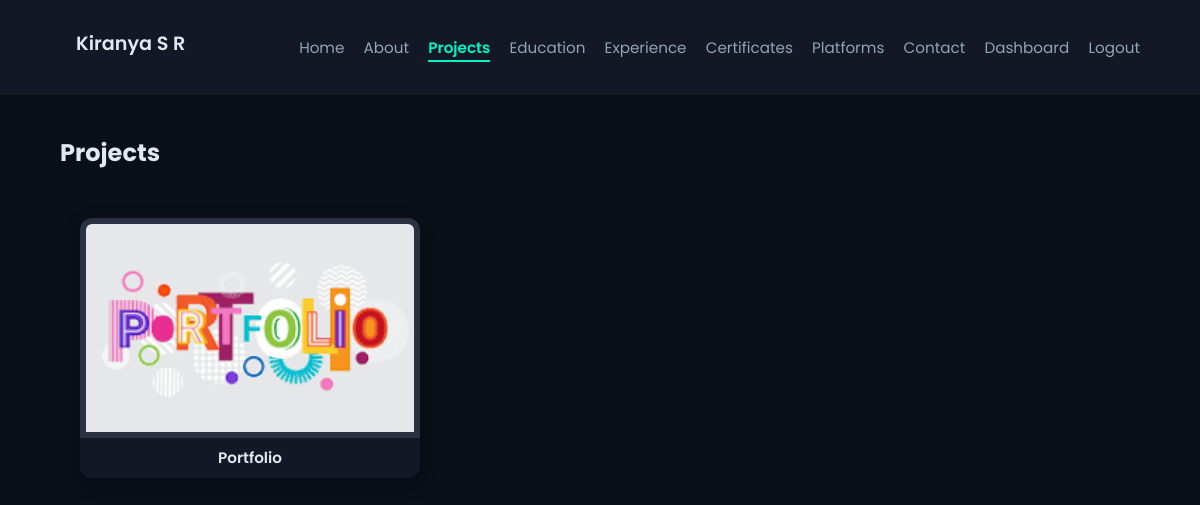
Screenshot of /projects (signed in) with the database file from the repository.
### tables this page shows
CREATE TABLE projects (
    id INTEGER PRIMARY KEY AUTOINCREMENT, title TEXT, description TEXT, tech_stack TEXT,
    github TEXT, demo TEXT, image TEXT, outcome TEXT, tools TEXT, use_case TEXT
);

### app.py (the view)
@app.route('/projects')
def projects():
    conn = get_db_connection()
    c = conn.cursor()
    c.execute('SELECT * FROM projects')
    projects_list = [{'id': r[0], 'title': r[1], 'description': r[2], 'tech_stack': r[3], 'github': r[4], 'demo': r[5], 'image': r[6], 'outcome': r[7], 'tools': r[8], 'use_case': r[9]} for r in c.fetchall()]
    conn.close()
    return render_template('projects.html', projects=projects_list)

### app.py (called while the page is built)
def get_db_connection():
    return sqlite3.connect(DATABASE_PATH)

### templates/projects.html (shortened to what this page needs)
{% extends "layout.html" %}
{% block content %}
<link rel="stylesheet" href="{{ url_for('static', filename='css/projects.css') }}">
<h2 class="projects-heading">Projects</h2>
<div class="projects-container">
  {% for p in projects %}
    <div class="project-card" onclick="openPopup({{ loop.index0 }})">
  <img src="{{ url_for('static', filename='images/' ~ (p.image if p.image else 'default.png')) }}" alt="{{ p.title }}">
  <h3>{{ p.title }}</h3>
</div>
  {% endfor %}
</div>
{% endblock %}

### static/css/style.css (style rules this page uses)
:root { --bg-dark-primary: #0a0f18; --bg-dark-secondary: #121826; --border-color: #2a3143; --primary-accent: #00f5c4; --text-primary: #e2e8f0; --text-secondary: #94a3b8; }
body { font-family: 'Poppins', sans-serif; margin: 0; padding: 0; background-color: var(--bg-dark-primary); color: var(--text-primary); }
h1, h2, h3, h4 { font-family: 'Poppins', sans-serif; color: var(--text-primary); margin: 0 0 0.5rem; }

### static/css/projects.css (style rules this page uses)
.projects-container { display: grid; grid-template-columns: repeat(3, 1fr); gap: 30px; padding: 40px 20px; width: 100%; margin: 0 auto; justify-content: start; align-items: start; max-width: 1300px; }
.project-card { background-color: var(--bg-dark-secondary); border-radius: 12px; box-shadow: 0 6px 18px rgba(0, 0, 0, 0.25); overflow: hidden; cursor: pointer; transition: transform 0.3s ease, box-shadow 0.3s ease; color: var(--text-primary); display: flex; flex-direction: column; height: 260px; width: 100%; }
.project-card img { width: 100%; height: 220px; object-fit: cover; border-radius: 12px 12px 0 0; padding: 6px; background-color: var(--border-color); box-sizing: border-box; }
.project-card h3 { margin: 0; padding: 2px 6px; font-size: 0.95rem; font-weight: 600; color: var(--text-primary); background-color: var(--bg-dark-secondary); display: flex; align-items: center; justify-content: center; flex-grow: 1; height: auto; min-height: 30px; }

### rows the page displays
projects: image (picture), title "Portfolio"
